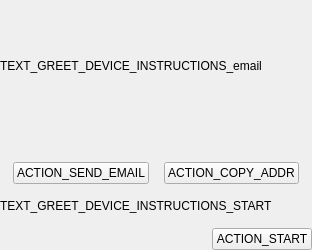
<?xml version="1.0" encoding="UTF-8"?>
<ui version="4.0">
 <class>GreetDeviceInstructionsWidget</class>
 <widget class="QWidget" name="GreetDeviceInstructionsWidget">
  <property name="geometry">
   <rect>
    <x>0</x>
    <y>0</y>
    <width>312</width>
    <height>250</height>
   </rect>
  </property>
  <property name="windowTitle">
   <string>Form</string>
  </property>
  <layout class="QVBoxLayout" name="verticalLayout">
   <property name="spacing">
    <number>15</number>
   </property>
   <property name="leftMargin">
    <number>0</number>
   </property>
   <property name="topMargin">
    <number>0</number>
   </property>
   <property name="rightMargin">
    <number>0</number>
   </property>
   <property name="bottomMargin">
    <number>0</number>
   </property>
   <item>
    <widget class="QLabel" name="label_instructions">
     <property name="sizePolicy">
      <sizepolicy hsizetype="Preferred" vsizetype="Expanding">
       <horstretch>0</horstretch>
       <verstretch>0</verstretch>
      </sizepolicy>
     </property>
     <property name="text">
      <string>TEXT_GREET_DEVICE_INSTRUCTIONS_email</string>
     </property>
     <property name="textFormat">
      <enum>Qt::RichText</enum>
     </property>
     <property name="alignment">
      <set>Qt::AlignJustify|Qt::AlignVCenter</set>
     </property>
     <property name="wordWrap">
      <bool>true</bool>
     </property>
    </widget>
   </item>
   <item>
    <layout class="QHBoxLayout" name="horizontalLayout_3">
     <item>
      <widget class="SmallQRCodeWidget" name="qrcode_widget" native="true">
       <property name="sizePolicy">
        <sizepolicy hsizetype="Preferred" vsizetype="Preferred">
         <horstretch>0</horstretch>
         <verstretch>0</verstretch>
        </sizepolicy>
       </property>
       <property name="minimumSize">
        <size>
         <width>0</width>
         <height>0</height>
        </size>
       </property>
       <property name="maximumSize">
        <size>
         <width>16777215</width>
         <height>16777215</height>
        </size>
       </property>
      </widget>
     </item>
    </layout>
   </item>
   <item>
    <layout class="QHBoxLayout" name="horizontalLayout_2">
     <item>
      <spacer name="horizontalSpacer_2">
       <property name="orientation">
        <enum>Qt::Horizontal</enum>
       </property>
       <property name="sizeHint" stdset="0">
        <size>
         <width>40</width>
         <height>20</height>
        </size>
       </property>
      </spacer>
     </item>
     <item>
      <widget class="QPushButton" name="button_send_email">
       <property name="text">
        <string>ACTION_SEND_EMAIL</string>
       </property>
      </widget>
     </item>
     <item>
      <widget class="QPushButton" name="button_copy_addr">
       <property name="text">
        <string>ACTION_COPY_ADDR</string>
       </property>
      </widget>
     </item>
     <item>
      <spacer name="horizontalSpacer_3">
       <property name="orientation">
        <enum>Qt::Horizontal</enum>
       </property>
       <property name="sizeHint" stdset="0">
        <size>
         <width>40</width>
         <height>20</height>
        </size>
       </property>
      </spacer>
     </item>
    </layout>
   </item>
   <item>
    <widget class="QLabel" name="label">
     <property name="text">
      <string>TEXT_GREET_DEVICE_INSTRUCTIONS_START</string>
     </property>
     <property name="textFormat">
      <enum>Qt::RichText</enum>
     </property>
     <property name="alignment">
      <set>Qt::AlignJustify|Qt::AlignVCenter</set>
     </property>
     <property name="wordWrap">
      <bool>true</bool>
     </property>
    </widget>
   </item>
   <item>
    <layout class="QHBoxLayout" name="horizontalLayout">
     <item>
      <spacer name="horizontalSpacer">
       <property name="orientation">
        <enum>Qt::Horizontal</enum>
       </property>
       <property name="sizeHint" stdset="0">
        <size>
         <width>40</width>
         <height>20</height>
        </size>
       </property>
      </spacer>
     </item>
     <item>
      <widget class="QPushButton" name="button_start">
       <property name="text">
        <string>ACTION_START</string>
       </property>
      </widget>
     </item>
    </layout>
   </item>
  </layout>
 </widget>
 <customwidgets>
  <customwidget>
   <class>SmallQRCodeWidget</class>
   <extends>QWidget</extends>
   <header>parsec.core.gui.qrcode_widget</header>
   <container>1</container>
  </customwidget>
 </customwidgets>
 <resources/>
 <connections/>
</ui>
